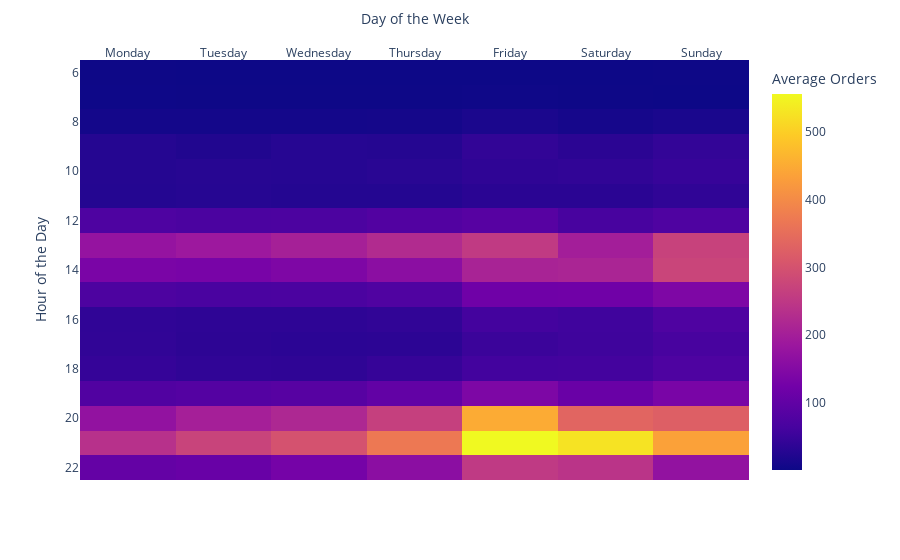

The notebook cell this image was saved under:
### Code cell
import plotly.express as px

fig = px.imshow(heatmap_data, labels=dict(x="Day of the Week", y="Hour of the Day", color="Average Orders"),
                 x=ordered_days)
fig.update_xaxes(side="top")
fig.show()

### Figure 1 — Plotly figure (JSON) as saved in the notebook; plotly's stock layout.template omitted (floating-point values rounded to 4 significant figures)
{"data": [{"coloraxis": "coloraxis", "hovertemplate": "Day of the Week: %{x}<br>Hour of the Day: %{y}<br>Average Orders: %{z}<extra></extra>", "name": "0", "type": "heatmap", "x": ["Monday", "Tuesday", "Wednesday", "Thursday", "Friday", "Saturday", "Sunday"], "xaxis": "x", "y": [6, 7, 8, 9, 10, 11, 12, 13, 14, 15, 16, 17, 18, 19, 20, 21, 22], "yaxis": "y", "z": [[0.8509, 0.3491, 0.5904, 0.2827, 0.3269, 0.8212, 1.519], [1.723, 1.391, 0.9846, 1.4, 2.231, 1.375, 0.6173], [7.713, 7.596, 8.029, 9.142, 15.76, 10.05, 14.58], [25.86, 22.02, 27.36, 26.04, 39.91, 32.39, 41.49], [26.33, 28.63, 27.7, 30.42, 36.85, 39.74, 45.79], [25.22, 27.4, 25.64, 25.49, 32.07, 32.24, 38.09], [73.55, 69.4, 70.0, 78.97, 85.39, 64.54, 75.3], [175.4, 187.0, 203.5, 225.1, 253.3, 198.5, 269.7], [135.8, 133.0, 141.5, 160.9, 208.3, 212.2, 274.9], [71.87, 67.22, 68.88, 75.58, 119.9, 120.4, 141.4], [38.27, 36.08, 36.04, 39.78, 60.17, 55.72, 74.61], [39.45, 34.68, 32.52, 33.98, 50.3, 54.13, 65.18], [43.91, 37.74, 37.5, 44.22, 59.09, 59.86, 73.5], [78.18, 81.63, 85.56, 100.8, 140.4, 111.8, 134.5], [171.2, 202.0, 217.6, 265.0, 450.8, 335.0, 324.2], [235.6, 272.9, 300.4, 370.0, 556.6, 528.2, 436.0], [104.4, 110.5, 128.9, 160.7, 253.2, 241.4, 170.9]]}], "layout": {"coloraxis": {"colorbar": {"title": {"text": "Average Orders"}}, "colorscale": [[0, "#0d0887"], [0.1111, "#46039f"], [0.2222, "#7201a8"], [0.3333, "#9c179e"], [0.4444, "#bd3786"], [0.5556, "#d8576b"], [0.6667, "#ed7953"], [0.7778, "#fb9f3a"], [0.8889, "#fdca26"], [1, "#f0f921"]]}, "margin": {"t": 60}, "xaxis": {"anchor": "y", "constrain": "domain", "domain": [0, 1], "scaleanchor": "y", "side": "top", "title": {"text": "Day of the Week"}}, "yaxis": {"anchor": "x", "autorange": "reversed", "constrain": "domain", "domain": [0, 1], "title": {"text": "Hour of the Day"}}}}
